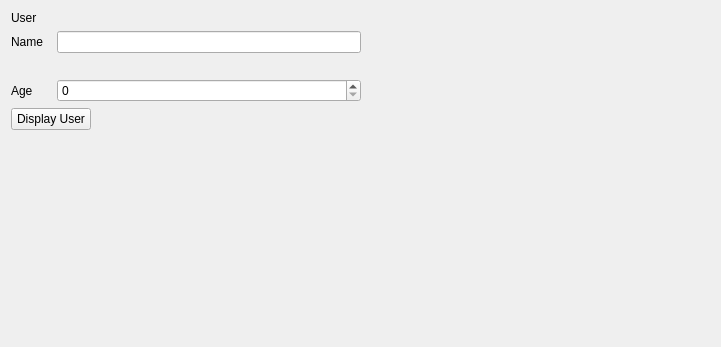
<?xml version="1.0" encoding="UTF-8"?>
<ui version="4.0">
 <class>PageUser</class>
 <widget class="QWidget" name="PageUser">
  <property name="geometry">
   <rect>
    <x>0</x>
    <y>0</y>
    <width>721</width>
    <height>347</height>
   </rect>
  </property>
  <property name="windowTitle">
   <string>Form</string>
  </property>
  <layout class="QHBoxLayout" name="horizontalLayout_2">
   <item>
    <layout class="QVBoxLayout" name="verticalLayout_2">
     <item>
      <layout class="QVBoxLayout" name="verticalLayout">
       <item>
        <widget class="QLabel" name="label_3">
         <property name="text">
          <string>User</string>
         </property>
        </widget>
       </item>
       <item>
        <layout class="QGridLayout" name="gridLayout">
         <item row="0" column="1">
          <widget class="QLineEdit" name="entryName"/>
         </item>
         <item row="0" column="0">
          <widget class="QLabel" name="label">
           <property name="text">
            <string>Name</string>
           </property>
          </widget>
         </item>
         <item row="2" column="1">
          <widget class="QSpinBox" name="spinAge"/>
         </item>
         <item row="2" column="0">
          <widget class="QLabel" name="label_2">
           <property name="text">
            <string>Age</string>
           </property>
          </widget>
         </item>
         <item row="1" column="0">
          <spacer name="horizontalSpacer_3">
           <property name="orientation">
            <enum>Qt::Horizontal</enum>
           </property>
           <property name="sizeType">
            <enum>QSizePolicy::Preferred</enum>
           </property>
           <property name="sizeHint" stdset="0">
            <size>
             <width>40</width>
             <height>20</height>
            </size>
           </property>
          </spacer>
         </item>
        </layout>
       </item>
       <item>
        <layout class="QHBoxLayout" name="horizontalLayout">
         <item>
          <widget class="QPushButton" name="buttonDisplay">
           <property name="text">
            <string>Display User</string>
           </property>
          </widget>
         </item>
         <item>
          <spacer name="horizontalSpacer_2">
           <property name="orientation">
            <enum>Qt::Horizontal</enum>
           </property>
           <property name="sizeHint" stdset="0">
            <size>
             <width>40</width>
             <height>20</height>
            </size>
           </property>
          </spacer>
         </item>
        </layout>
       </item>
      </layout>
     </item>
     <item>
      <spacer name="verticalSpacer">
       <property name="orientation">
        <enum>Qt::Vertical</enum>
       </property>
       <property name="sizeHint" stdset="0">
        <size>
         <width>20</width>
         <height>40</height>
        </size>
       </property>
      </spacer>
     </item>
    </layout>
   </item>
   <item>
    <spacer name="horizontalSpacer">
     <property name="orientation">
      <enum>Qt::Horizontal</enum>
     </property>
     <property name="sizeHint" stdset="0">
      <size>
       <width>343</width>
       <height>20</height>
      </size>
     </property>
    </spacer>
   </item>
  </layout>
 </widget>
 <resources/>
 <connections/>
</ui>
